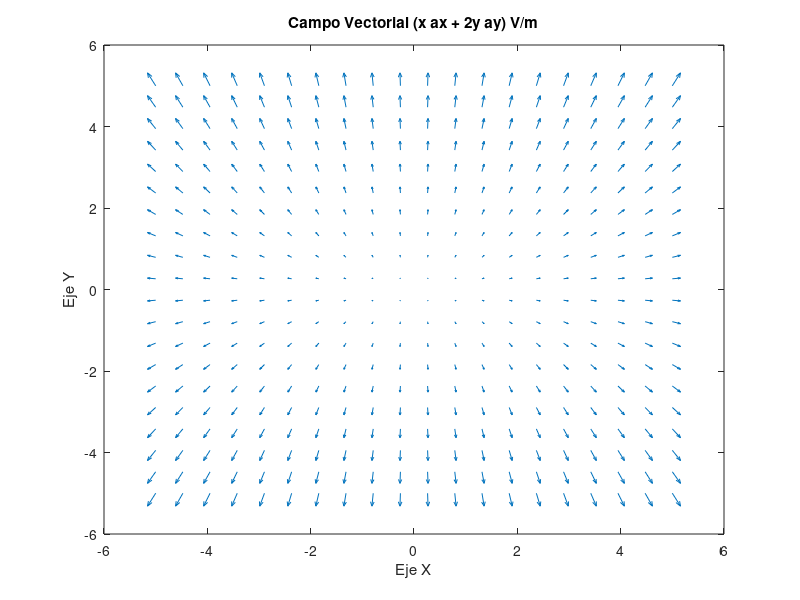

MATLAB code to generate this figure:
% Definir el rango de coordenadas x e y
x = linspace(-5, 5, 20);
y = linspace(-5, 5, 20);

% Crear una malla de coordenadas x e y
[xmesh, ymesh] = meshgrid(x, y);

% Calcular los componentes del campo vectorial
umesh = xmesh;
vmesh = 2 * ymesh;

% Crear el gráfico de campo vectorial
quiver(xmesh, ymesh, umesh, vmesh, 0.5);

% Etiquetas de ejes
xlabel('Eje X');
ylabel('Eje Y');

% Título
title('Campo Vectorial (x ax + 2y ay) V/m');
